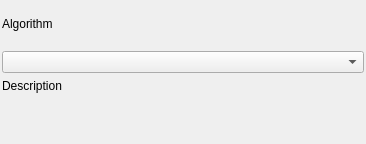
<?xml version="1.0" encoding="UTF-8"?>
<ui version="4.0">
 <class>indicator_widget</class>
 <widget class="QWidget" name="indicator_widget">
  <property name="enabled">
   <bool>true</bool>
  </property>
  <property name="geometry">
   <rect>
    <x>0</x>
    <y>0</y>
    <width>366</width>
    <height>144</height>
   </rect>
  </property>
  <property name="sizePolicy">
   <sizepolicy hsizetype="Expanding" vsizetype="Preferred">
    <horstretch>0</horstretch>
    <verstretch>0</verstretch>
   </sizepolicy>
  </property>
  <property name="windowTitle">
   <string>Form</string>
  </property>
  <layout class="QVBoxLayout" name="main_layout">
   <property name="leftMargin">
    <number>2</number>
   </property>
   <property name="topMargin">
    <number>2</number>
   </property>
   <property name="rightMargin">
    <number>2</number>
   </property>
   <property name="bottomMargin">
    <number>2</number>
   </property>
   <item>
    <widget class="QLabel" name="algorithm_label">
     <property name="text">
      <string>Algorithm</string>
     </property>
    </widget>
   </item>
   <item>
    <widget class="QComboBox" name="algorithm"/>
   </item>
   <item>
    <widget class="QLabel" name="description">
     <property name="text">
      <string>Description</string>
     </property>
     <property name="wordWrap">
      <bool>true</bool>
     </property>
     <property name="sizePolicy">
      <sizepolicy hsizetype="Expanding" vsizetype="Fixed">
       <horstretch>0</horstretch>
       <verstretch>0</verstretch>
      </sizepolicy>
     </property>
    </widget>
   </item>
   <item>
    <widget class="QWidget" name="algo_params" native="true"/>
   </item>
   <item>
    <layout class="QHBoxLayout" name="buttons_layout"/>
   </item>
  </layout>
 </widget>
 <resources/>
 <connections/>
</ui>
